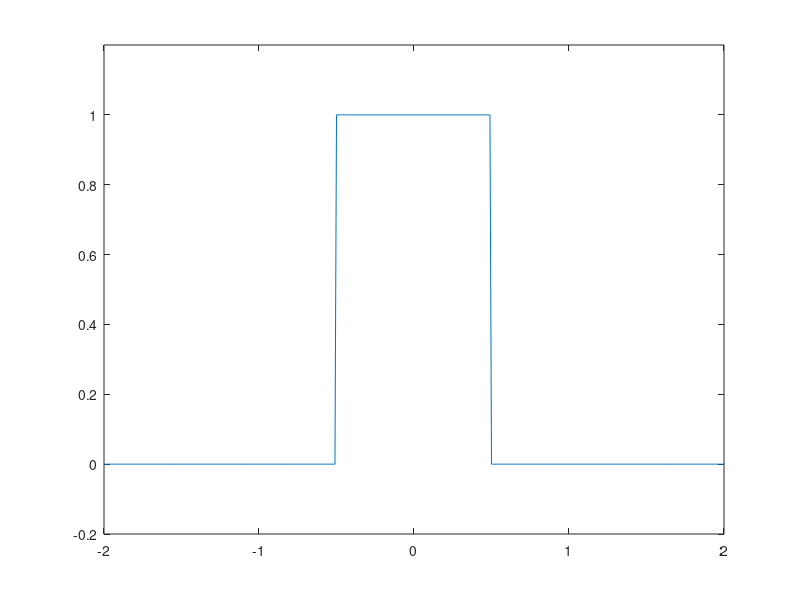
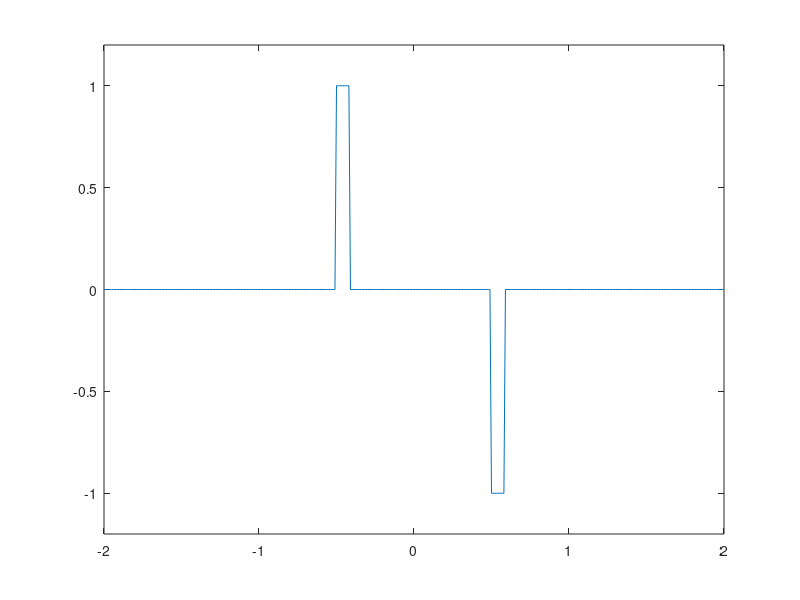
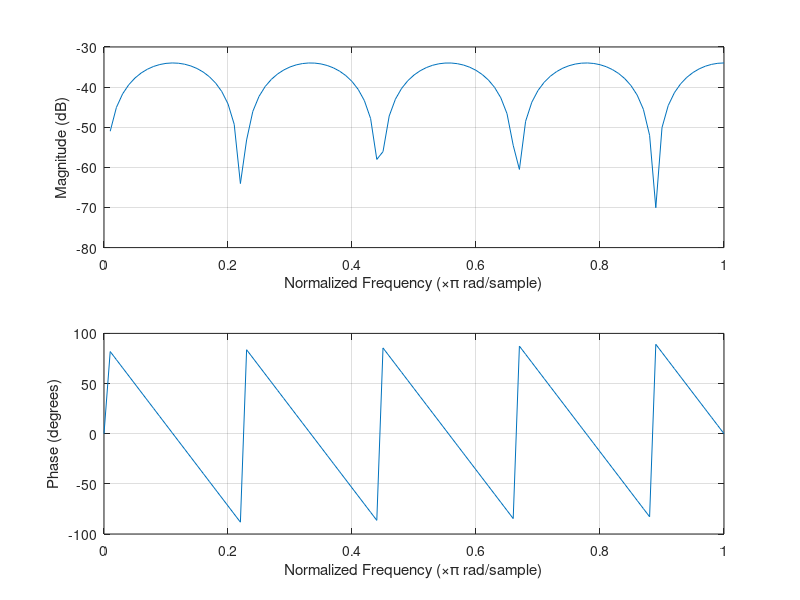
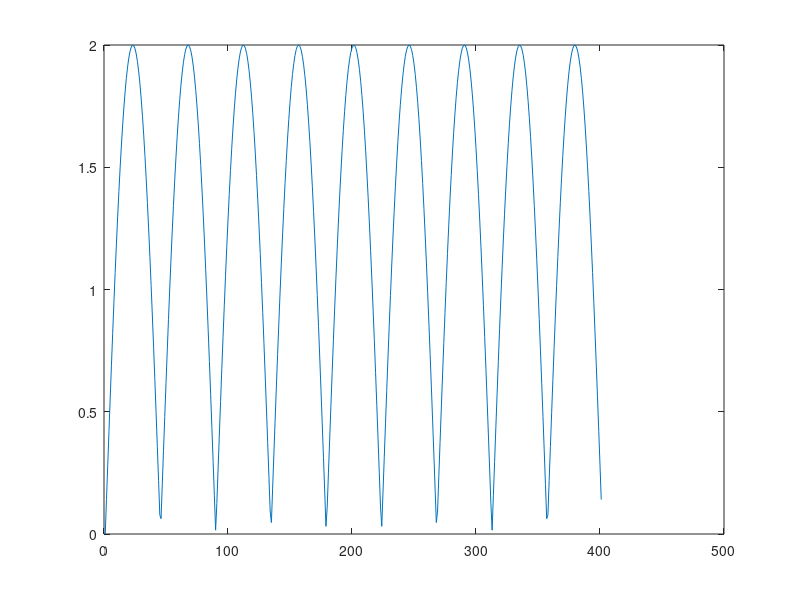

These charts were generated, in order, by the following MATLAB code:
close all
clear all
% 
% Fs = 100;
% 
% f = 0:.2:20;
% 
% H = 1-exp(-j*2*pi*f*.1);
% 
% figure(1)
% stem(f,abs(H)),xlabel('Frequency [Hz]'),ylabel('|H(f)|')
% 
% tt = -2:1/Fs:2;
% 
% x = [zeros(1,Fs), ones(1,2*Fs), zeros(1,Fs), 0];
% 
% a = [1 0];
% b = [1 zeros(1,Fs/10) -1];
% 
% y = filter(b,a,x);
% 
% Y_f = fft(y);
% 
% figure(2)
% plot([Fs:Fs:Fs*length(Y_f)],abs(Y_f))

Td = .1;

fs = 100;                             % Number of samples per second
t = -2:1/fs:2;                          % Time vector
x = rectpuls(t,1);                 % Generating rectangular pulse 
figure(1),plot(t,x), axis([-2 2 -0.2 1.2])   % Plotting the pulse

bb = zeros(1,fs*Td);
bb(1) = 1;
bb(length(bb)) = -1;

y = filter(bb,[1],x);

figure(2),plot(t,y), axis([-2 2 -1.2 1.2])

figure(3),freqz(bb,100,fs)

H = fft(y)./fft(x);

figure(4),plot(abs(H))
figure(5),plot(20*log10(abs(H)))

ww = 0:pi/16:2*pi/.1;

H = 1-exp(-j*ww*.1);

figure(6),plot(ww,abs(H))